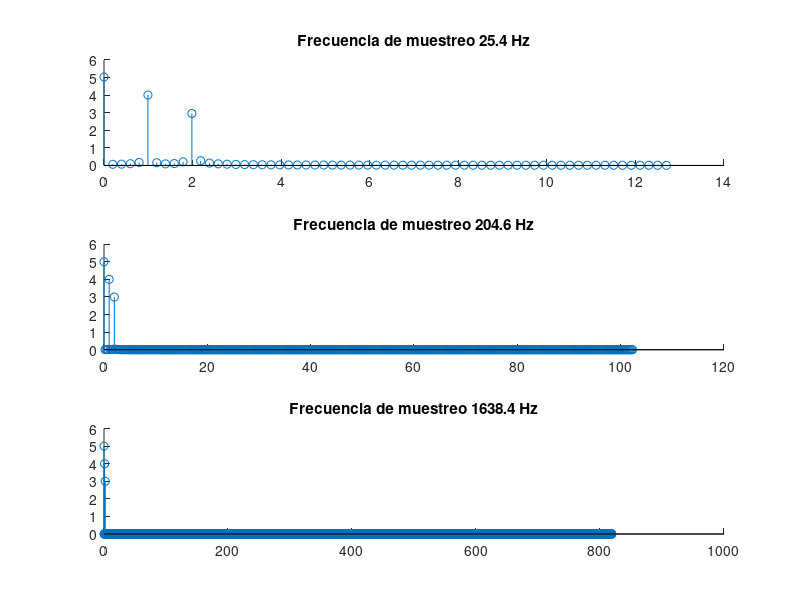

MATLAB code to generate this figure:
%function []=transformadas()
#https://www.youtube.com/watch?v=fFyjc6ozy10
clear all, close all, clf
Ts1=(5/127); 
Ts2=(5/1023); 
Ts3=(5/8192); 
Tss=[Ts1;Ts2;Ts3];
for i=1:3
  Ts=Tss(i);
  fs=1/Ts;
  inter1=0:Ts:5; 
%%%%%%%%%%%%%%%%%%%%%%%%%%%%%%%%%%%%%%%%%%%%%%%%%%%%%%%%%%%%%%%%%%%%%%%%%%%%%%%
##for k=1:1:128
##  muestreo1(k)=( exp( inter1(k)*(-1) ) )* (inter1(k)>0);
##endfor 
%%%%%%%%%%%%%%%%%%%%%%%%%%%%%%%%%%%%%%%%%%%%%%%%%%%%%%%%%%%%%%%%%%%%%%%%%%%%%%%%
%Evaluación vectorial más rápida
  muestreo1=(5 + 4*cos(2*pi*inter1) + 3*sin(4*pi*inter1));
  %muestreo1(1)=2; %<-- la función original vale 0 en t=0, muestra1 vale 1!
  N=length(inter1);    %Numero de datos de la TF
  Notwo=N/2;           %Numero de frecuencias positivas (o f_{Nyquist})

  coef1=fft(muestreo1);    %<---- Formalmente habría que pasarle en número de puntos
%                          y este debería ser de la forma 2^p los datos viene de 
%                          esa forma OK. 
  coef1=(abs(coef1))/N;    % Usamos menos N
##coef1(2:N/2)=2*coef1(2:N/2); % No hace falta el .* ya que multiplicas por un numero 
  coef1(2:Notwo)=2*coef1(2:Notwo); 

  f=(0:Notwo)*fs/N;
  omega=f*2*pi;

%freqreal=0:0.001:26;
  tc1=abs(1.0./(1+i*omega));
  subplot(3,1,i)
  hold on

  stem(f,coef1(1:Notwo+1))
%  plot(f,tc1); 
  hold off
endfor

for i=1:3
subplot(3,1,i)
sti=sprintf('Frecuencia de muestreo %s Hz',num2str(1/Tss(i)))
title(sti)
sti=[]
endfor
